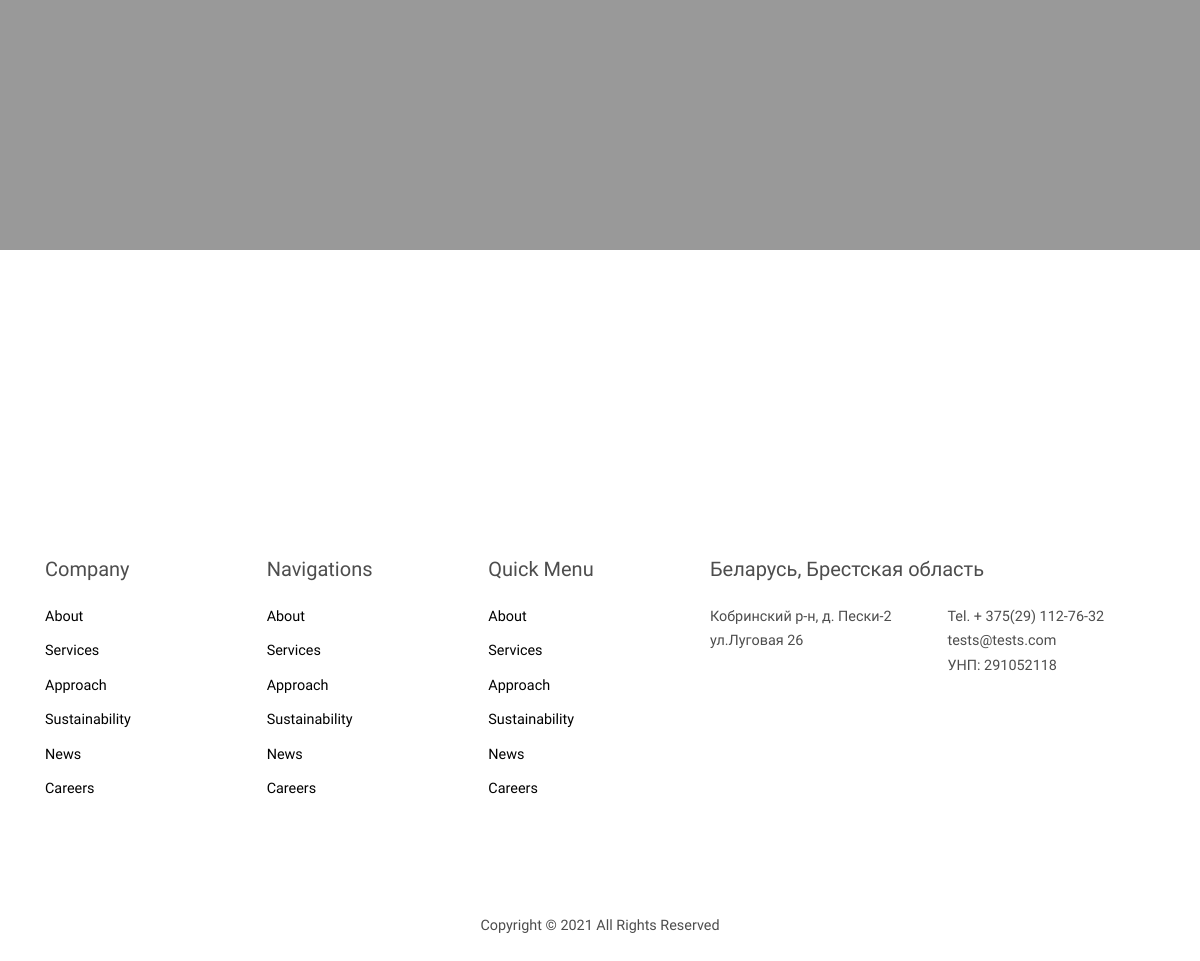
The page /news/ (lower part) on the database as committed earlier.
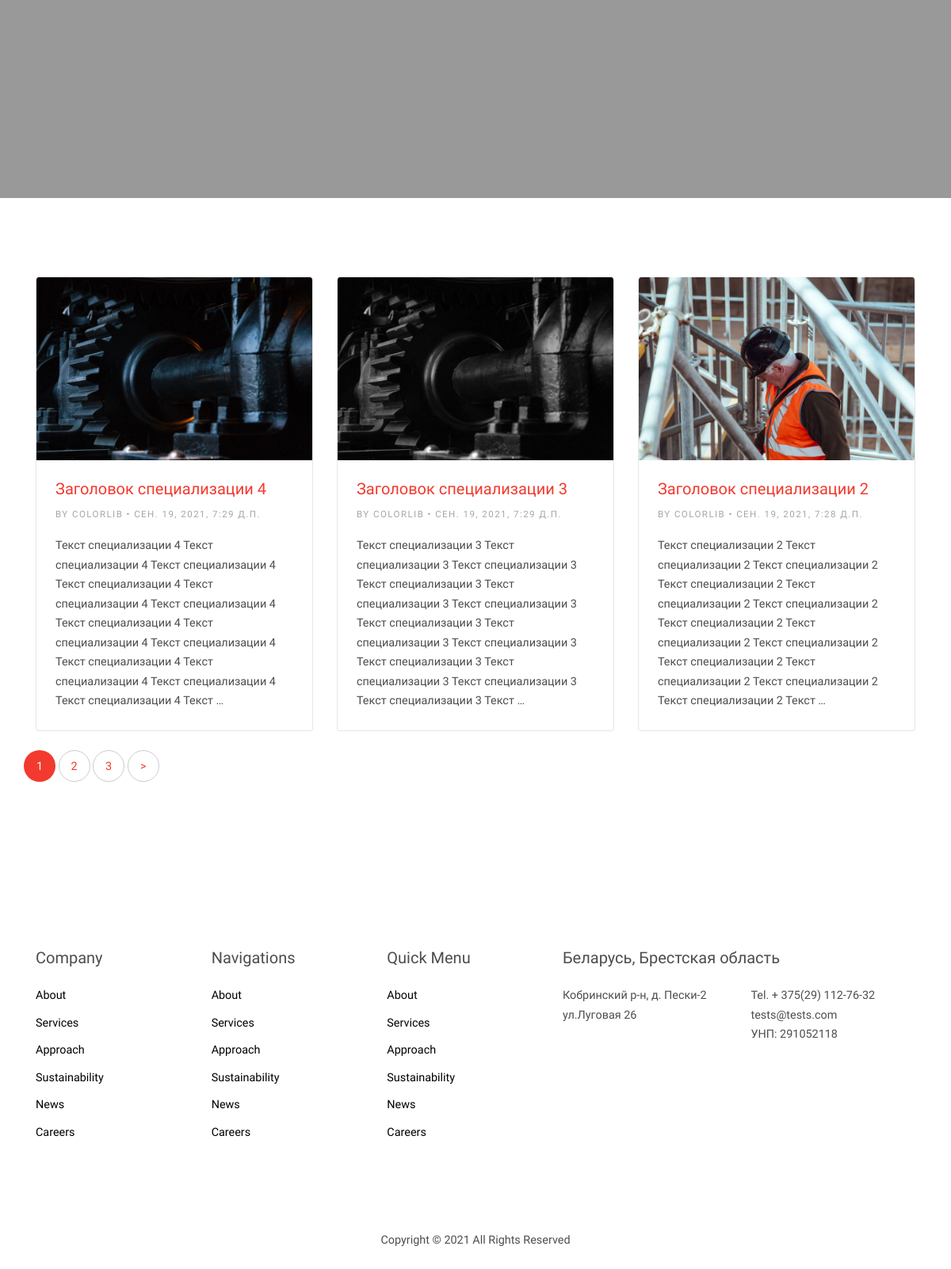
The same page on the database as committed later.
### news/models.py (models this page shows, shortened)
class News(models.Model):
    name_category = models.ForeignKey('News_category', verbose_name='Категория', on_delete=models.PROTECT)
    title = models.CharField('Заголовок', max_length=200)
    content = models.TextField('Текст', blank=True)
    image = models.ImageField('Картинка', upload_to='static/images/%Y/%m/%d/')
    time_create = models.DateTimeField('Дата публикации', auto_now_add=True)
    time_update = models.DateTimeField('Дата последнего изменения', auto_now=True)
    is_published = models.BooleanField(verbose_name='Опубликовано', default=True)
    slug = models.SlugField(verbose_name='URL', unique=True, db_index=True, max_length=220)
    class Meta:
        verbose_name = 'Новость'
        verbose_name_plural = 'Новости'
        ordering = ['time_create', 'title']
    def get_absolute_url(self):
        return reverse('news', kwargs={'news_slug': self.slug})

### news/views.py (the view)
# urls.py: path('news/', include('news.urls')),
def news(request):
    news_list = News.objects.filter(is_published=True).order_by('-time_create')
    paginator = Paginator(news_list, 3)
    page = request.GET.get('page')
    try:
        news = paginator.page(page)
    except PageNotAnInteger:
        news = paginator.page(1)
    except EmptyPage:
        news = paginator.page(paginator.num_pages)
    data = {
        'news': news,
        'ids_news': '2',  # id for displaying the news on the main page
        'name_site': 'Название сайта',
        'email_header': 'Почта',
        'phoneheader': 'Телефон',
        'fb_url': 'Ссылка на facebook',
        'tw_url': 'Ссылка на twitter',
        'ld_url': 'Ссылка на linkedin',
        'inst_url': 'Ссылка на instagram',
        'title_main': 'Специальная технология',  # title in string main
        'subtitle_main': 'Обработки металла',  # subtitle us string main
        'image_header': '/static/images/hero_bg_2.jpg',  # image us main
        'text_button_1': 'Download',
        'link_button_1': '#',
        'text_button_2': 'GetInTouch',
        'link_button_2': '#',
        'title_news': 'Наши', # title header string news
        'subtitle_news': 'Новости',  # title header string news
        'image_header': '/static/images/hero_bg_2.jpg',
        'footer_copyright': 'Copyright © 2021 All Rights Reserved',  # footer
        'blok_adress_title': 'Беларусь, Брестская область',
        'block_adres_subtitle': 'Кобринский р-н, д. Пески-2',
        'block_adres_subtitle_1': ' ул.Луговая 26',
        'block_adres_subtitle_2': 'Tel. + 375(29) 112-76-32',
        'block_adres_subtitle_3': 'tests@tests.com',
        'block_adres_subtitle_4': 'УНП: 291052118',
        'blok_0_adress_title': '',
        'block_0_adres_subtitle': '',
        'block_0_adres_subtitle_1': '',
        'block_0_adres_subtitle_2': '',
        'block_0_adres_subtitle_3': '',
        'block_0_adres_subtitle_4': '',  # /footer
    }
    return render(request, 'news/news.html', data)

### news/templates/news/news.html (shortened to what this page needs)
{% extends 'main/base.html' %}
{% block content %}
      <div class="site-blocks-cover overlay" style="background-image: url({{ image_header }});" data-aos="fade" data-stellar-background-ratio="0.5">
        <div class="container">
          <div class="row align-items-center justify-content-center text-center">
          </div>
        </div>
      </div>
    </div>
    <div class="site-section">
      <div class="container">
        <div class="row mb-5">
{% for post in news %}
          <div class="col-md-6 col-lg-4 mb-4">
            <div class="post-entry bg-white">
              <div class="image">
                <img src="/{{ post.image }}" alt="Image" class="img-fluid">
              </div>
              <div class="text p-4">
                <h2 class="h5 text-black"><a href="{{ post.get_absolute_url }}">{{ post.title }}</a></h2>
                <span class="text-uppercase date d-block mb-3"><small>By Colorlib &bullet; {{ post.time_create }}</small></span>
                <p class="mb-0">{{ post.content|truncatewords:40|safe }}</p>
              </div>
            </div>
          </div>
            {% endfor %}
{% if news.has_other_pages %}
        <div class="row" >
          <div class="col-md-12 text-center" >
            <div class="site-block-27" align="center">
              <ul>
                {% for item in news.paginator.page_range %}
                  {% if news.number == item %}
                <li class="active"><span>{{ item }} </span></li>
                  {% elif item >= news.number|add:-2 and item <= news.number|add:2 %}
                <li><a href="?page={{ item }}">{{ item }} </a></li>
                {% endif %}
                  {% endfor %}
                {% if news.has_next %}
                <li><a href="?page={{ news.next_page_number }}">&gt;</a></li>
                {% endif %}
              </ul>
            </div>
          </div>
        </div>
          {% endif %}
      </div>
    </div>
</div>
{% endblock %}

Rows that differ between the two databases and show on the page:
added News: image (picture), title "Заголовок специализации 4", time_create "СЕН. 19, 2021, 7:29 Д.П.", content "Текст специализации 4 Текст специализации 4 Текст специализации 4 Текст специализации 4 Текст специализации 4 Текст специализации 4 Текст специализации 4 Текст специализации 4 Текст специализации 4 Текст специализации 4 Текст специализации 4 Текст специализации 4 Текст специализации 4 Текст …"
added News: image (picture), title "Заголовок специализации 3", time_create "СЕН. 19, 2021, 7:29 Д.П.", content "Текст специализации 3 Текст специализации 3 Текст специализации 3 Текст специализации 3 Текст специализации 3 Текст специализации 3 Текст специализации 3 Текст специализации 3 Текст специализации 3 Текст специализации 3 Текст специализации 3 Текст специализации 3 Текст специализации 3 Текст …"
added News: image (picture), title "Заголовок специализации 2", time_create "СЕН. 19, 2021, 7:28 Д.П.", content "Текст специализации 2 Текст специализации 2 Текст специализации 2 Текст специализации 2 Текст специализации 2 Текст специализации 2 Текст специализации 2 Текст специализации 2 Текст специализации 2 Текст специализации 2 Текст специализации 2 Текст специализации 2 Текст специализации 2 Текст …"
Other text that changed with them:
new list line: "1"
new list line: "2"
new list line: "3"
